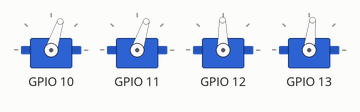
Bench run of a sketch on a simulated ESP32. Shown: 4 × servo.

Above: at 3.02 s.
At 11.3 s:
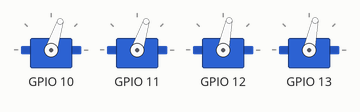
At 26.42 s:
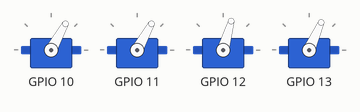
At 34.7 s:
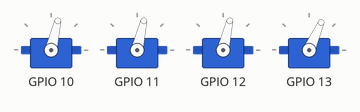
Timing chart, 0 to 40.0 s (numbered marks = the images above):
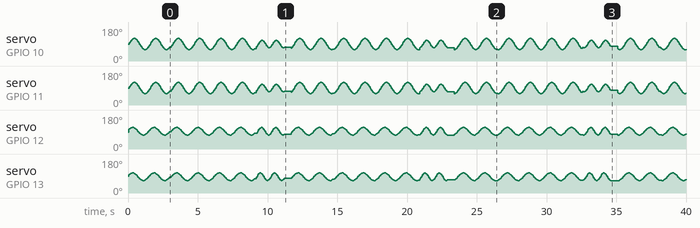

The sketch:

walking.ino
```cpp
#include "EEPROM.h"
#include "Arduino.h"
#include "robot.h"

// Define servo pins for the robot
const int YL = 10, YR = 11, RL = 12, RR = 13;

robot robot;

void setup() {
  // put your setup code here, to run once:
  // Initialise the robot
  robot.init(YL, YR, RL, RR);
  robot.setTrims(0, 0, 0, 0);
  robot.attachServos();
}

void loop() {
  // put your main code here, to run repeatedly:
  robot.turn(2, 1500, LEFT); // Turn left
  delay(100);
  robot.walk(4, 1500, FORWARD); // Walk forward
  delay(100);
  robot.crusaito(2, 1000, 20, FORWARD);
  delay(500);
}
```

Oscillator.cpp
```cpp
#if defined(ARDUINO) && ARDUINO >= 100
  #include "Arduino.h"
#else
  #include "WProgram.h"
  #include <pins_arduino.h>
#endif
#include "Oscillator.h"

//-- This function returns true if another sample
//-- should be taken (i.e. the TS time has passed since
//-- the last sample was taken
bool Oscillator::next_sample()
{

  //-- Read current time
  _currentMillis = millis();

  //-- Check if the timeout has passed
  if(_currentMillis - _previousMillis > _samplingPeriod) {
    _previousMillis = _currentMillis;

    return true;
  }

  return false;
}

//-- Attach an oscillator to a servo
//-- Input: pin is the arduino pin were the servo
//-- is connected
void Oscillator::attach(int pin, bool rev)
{
  //-- If the oscillator is detached, attach it.
  if(!_servo.attached()){

    //-- Attach the servo and move it to the home position
      _servo.attach(pin);
      _pos = 90;
      _servo.write(90);
      _previousServoCommandMillis = millis();

      //-- Initialization of oscilaltor parameters
      _samplingPeriod=50;
      _period=2000;
      _numberSamples = _period/_samplingPeriod;
      _inc = 2*M_PI/_numberSamples;

      _previousMillis=0;

      //-- Default parameters
      _amplitude=45;
      _phase=0;
      _phase0=0;
      _offset=0;
      _stop=false;

      //-- Reverse mode
      _rev = rev;
  }

}

//-- Detach an oscillator from his servo
void Oscillator::detach()
{
   //-- If the oscillator is attached, detach it.
  if(_servo.attached())
        _servo.detach();

}

/*************************************/
/* Set the oscillator period, in ms  */
/*************************************/
void Oscillator::SetT(unsigned int T)
{
  //-- Assign the new period
  _period=T;

  //-- Recalculate the parameters
  _numberSamples = _period/_samplingPeriod;
  _inc = 2*M_PI/_numberSamples;
};

/*******************************/
/* Manual set of the position  */
/******************************/

void Oscillator::SetPosition(int position)
{
  write(position);
};


/*******************************************************************/
/* This function should be periodically called                     */
/* in order to maintain the oscillations. It calculates            */
/* if another sample should be taken and position the servo if so  */
/*******************************************************************/
void Oscillator::refresh()
{

  //-- Only When TS milliseconds have passed, the new sample is obtained
  if (next_sample()) {

      //-- If the oscillator is not stopped, calculate the servo position
      if (!_stop) {
        //-- Sample the sine function and set the servo pos
         int pos = round(_amplitude * sin(_phase + _phase0) + _offset);
	       if (_rev) pos=-pos;
         write(pos+90);
      }

      //-- Increment the phase
      //-- It is always increased, even when the oscillator is stop
      //-- so that the coordination is always kept
      _phase = _phase + _inc;

  }
}

void Oscillator::write(int position)
{
  long currentMillis = millis();
  if (_diff_limit > 0) {
    int limit =  max(1,(((int)(currentMillis - _previousServoCommandMillis)) * _diff_limit) / 1000);
    if (abs(position - _pos) > limit) {
      _pos += position < _pos ? -limit : limit;
    } else {
      _pos = position;
    }
  }
  else {
      _pos = position;
  }
  _previousServoCommandMillis = currentMillis;
  _servo.write(_pos + _trim);
}
```

Oscillator.h
```cpp
#ifndef Oscillator_h
#define Oscillator_h

#ifdef ARDUINO_ARCH_ESP32
#include <ESP32Servo.h>
#else
#include <Servo.h>
#endif

//-- Macro for converting from degrees to radians
#ifndef DEG2RAD
  #define DEG2RAD(g) ((g)*M_PI)/180
#endif

class Oscillator
{
  public:
    Oscillator(int trim=0) {_trim=trim; _diff_limit = 0; };
    void attach(int pin, bool rev =false);
    void detach();

    void SetA(unsigned int amplitude) {_amplitude=amplitude;};
    void SetO(int offset) {_offset=offset;};
    void SetPh(double Ph) {_phase0=Ph;};
    void SetT(unsigned int period);
    void SetTrim(int trim){_trim=trim;};
    void SetLimiter(int diff_limit) { _diff_limit = diff_limit; };
    void DisableLimiter() { _diff_limit = 0; };
    int getTrim() {return _trim;};
    void SetPosition(int position);
    void Stop() {_stop=true;};
    void Play() {_stop=false;};
    void Reset() {_phase=0;};
    void refresh();
    int getPosition() { return _pos;}

  private:
    bool next_sample();
    void write(int position);

  private:
    //-- Servo that is attached to the oscillator
    Servo _servo;

    //-- Oscillators parameters
    unsigned int _amplitude;  //-- Amplitude (degrees)
    int _offset;  //-- Offset (degrees)
    unsigned int _period;  //-- Period (miliseconds)
    double _phase0;   //-- Phase (radians)

    //-- Internal variables
    int _pos;         //-- Current servo pos
    int _trim;        //-- Calibration offset
    double _phase;    //-- Current phase
    double _inc;      //-- Increment of phase
    double _numberSamples;        //-- Number of samples
    unsigned int _samplingPeriod; //-- sampling period (ms)

    long _previousMillis;
    long _currentMillis;

    //-- Oscillation mode. If true, the servo is stopped
    bool _stop;

    //-- Reverse mode
    bool _rev;

    // -- Limit of the angle delta send to servos
    //    This is for smooth movement and preventing Ardino to crash
    //    because of the high current consumed by servo motors.
    //    set 0 for disabling the limiter
    int  _diff_limit;
    long _previousServoCommandMillis;
};

#endif
```

robot.cpp
```cpp
#include "robot.h"

// Initialise the robot by setting up servos
void robot::init(int YL, int YR, int RL, int RR) {
    servo_pins[0] = YL;
    servo_pins[1] = YR;
    servo_pins[2] = RL;
    servo_pins[3] = RR;

    for (int i = 0; i < 4; i++) {
        servo[i].attach(servo_pins[i]);
        servo_trim[i] = 0; // Default trims to 0
    }
}

// Attach servos
void robot::attachServos() {
    for (int i = 0; i < 4; i++) {
        servo[i].attach(servo_pins[i]);
    }
}

// Detach servos
void robot::detachServos() {
    for (int i = 0; i < 4; i++) {
        servo[i].detach();
    }
}

// Function to move servos to a target position over a given duration
void robot::_moveServos(int time, int* target) {
    int partial_time = time / 50; // Dividing time into 50 increments
    int increment[4];

    for (int i = 0; i < 4; i++) {
        increment[i] = (target[i] - servo[i].getPosition()) / partial_time;
    }

    for (int t = 0; t < partial_time; t++) {
        for (int i = 0; i < 4; i++) {
            servo[i].SetPosition(servo[i].getPosition() + increment[i]);
        }
        delay(50);
    }
}

// Function to oscillate servos with given parameters
void robot::oscillateServos(int* A, int* O, int T, double* phase_diff, float cycle) {
    for (int i = 0; i < 4; i++) {
        servo[i].SetA(A[i]);         // Set amplitude
        servo[i].SetO(O[i]);         // Set offset
        servo[i].SetT(T);            // Set period
        servo[i].SetPh(phase_diff[i]); // Set phase difference
        servo[i].Play();             // Start oscillation
    }

    unsigned long start_time = millis();
    while ((millis() - start_time) < (unsigned long)(T * cycle)) {
        for (int i = 0; i < 4; i++) {
            servo[i].refresh(); // Refresh the servos
        }
    }

    for (int i = 0; i < 4; i++) {
        servo[i].Stop(); // Stop the servos
    }
}

// Walking motion
void robot::walk(float steps, int T, int dir) {
    int A[4] = {30, 30, 20, 20};        // Amplitudes for servos
    int O[4] = {0, 0, 4 * dir, -4 * dir}; // Offsets for servos
    double phase_diff[4] = {0, 0, 0.5, 0.5};

    oscillateServos(A, O, T, phase_diff, steps);
}

// Turning motion
void robot::turn(float steps, int T, int dir) {
    int A[4] = {30, 30, 20, 20};         // Amplitudes for servos
    int O[4] = {0, 0, dir * 4, -dir * 4}; // Offsets for servos
    double phase_diff[4] = {0, 0, 0.5, 0.5};

    oscillateServos(A, O, T, phase_diff, steps);
}

// Crusaito (crossing legs) motion
void robot::crusaito(float steps, int T, int h, int dir) {
    int A[4] = {h, h, 20, 20};          // Amplitudes for servos
    int O[4] = {0, 0, dir * 4, -dir * 4}; // Offsets for servos
    double phase_diff[4] = {0, 0, 0.25, 0.75};

    oscillateServos(A, O, T, phase_diff, steps);
}

// Function to apply trims to the servos
void robot::setTrims(int trim1, int trim2, int trim3, int trim4) {
    servo[0].SetTrim(trim1); // Apply the first trim to the first servo
    servo[1].SetTrim(trim2); // Apply the second trim to the second servo
    servo[2].SetTrim(trim3); // Apply the third trim to the third servo
    servo[3].SetTrim(trim4); // Apply the fourth trim to the fourth servo
}

// Save servo trims to EEPROM
void robot::saveTrimsToEEPROM() {
    for (int i = 0; i < 4; i++) {
        EEPROM.write(i, servo[i].getTrim());  // Save each servo's trim value
    }
    EEPROM.commit();  // Commit the changes to EEPROM
}

// Load servo trims from EEPROM
void robot::loadTrimsFromEEPROM() {
    for (int i = 0; i < 4; i++) {
        servo_trim[i] = EEPROM.read(i);  // Load servo trims from EEPROM
        servo[i].SetTrim(servo_trim[i]);  // Apply the loaded trim values
    }
}
```

robot.h
```cpp
#ifndef robot_h
#define robot_h

#include <Servo.h>
#include "Oscillator.h"
#include <EEPROM.h>  // For EEPROM functionality

//-- Constants
#define FORWARD 1
#define BACKWARD -1
#define LEFT 1
#define RIGHT -1

class robot {
public:
    // Bipedal_Robot initialisation
    void init(int YL, int YR, int RL, int RR);

    // Attach & detach functions
    void attachServos();
    void detachServos();

    // Oscillator Trims
    void setTrims(int YL, int YR, int RL, int RR);

    // Helper functions
    void _moveServos(int time, int* target);
    void oscillateServos(int* A, int* O, int T, double* phase_diff, float cycle);

    // Movement Functions
    void walk(float steps = 4, int T = 1500, int dir = FORWARD);
    void turn(float steps = 4, int T = 1500, int dir = LEFT);
    void crusaito(float steps = 1, int T = 1000, int h = 20, int dir = FORWARD);

    // EEPROM Functions
    void saveTrimsToEEPROM();
    void loadTrimsFromEEPROM();

private:
    // Servos and related variables
    Oscillator servo[4];
    int servo_pins[4];
    int servo_trim[4];

    // Internal time tracking
    unsigned long final_time;
    unsigned long partial_time;
    float increment[4];
};

#endif
```
